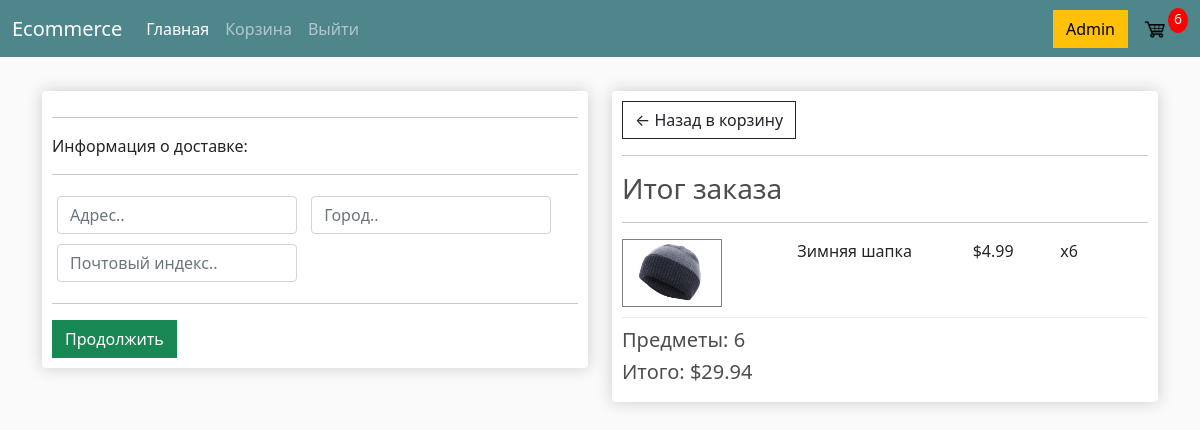
Screenshot of /checkout/ (signed in) with the database file from the repository.
### store/models.py (models this page shows, shortened)
class Customer(models.Model):
	user = models.OneToOneField(
			User,null = True,
			blank = True,
			on_delete = models.CASCADE
		)
	name = models.CharField(max_length = 200, null=True)
	email = models.CharField(max_length=200, null=True)
	class Meta:
		verbose_name = "Клиент"
		verbose_name_plural = "Клиенты"

class Order(models.Model):
	customer = models.ForeignKey(
			Customer,
			on_delete = models.SET_NULL,
			null = True,
			blank = True
		)
	date_ordered = models.DateTimeField(auto_now_add = True)
	complete = models.BooleanField(default = False)
	transaction_id = models.CharField(
			max_length = 200,
			null = True,
			blank = True)
	status = models.ForeignKey(
			Status,
			null = True,
			blank = True,
			on_delete = models.SET_NULL,
		)
	@property
	def get_cart_total(self):
		orderitems = self.orderitem_set.filter(product__draft = False)
		total = sum([item.get_total for item in orderitems])
		return total
	@property
	def get_cart_items(self):
		orderitems = self.orderitem_set.filter(product__draft = False)
		total = sum([item.quantity for item in orderitems])
		return total
	class Meta:
		verbose_name = "Заказ"
		verbose_name_plural = "Заказы"

class OrderItem(models.Model):
	product = models.ForeignKey(
			Product,
			on_delete = models.SET_NULL,
			null = True
		)
	order = models.ForeignKey(
			Order,
			on_delete = models.SET_NULL,
			null = True
		)
	quantity = models.PositiveSmallIntegerField(
			default = 0,
			null = True,
			blank = True
		)
	date_added = models.DateTimeField(auto_now_add = True)
	@property
	def get_total(self):
		total = self.product.get_price * self.quantity
		return total
	class Meta:
		verbose_name = "Заказанный продукт"
		verbose_name_plural = "Заказанные продукты"

class Product(models.Model):
	name = models.CharField("Название", max_length = 255, null = True)
	price = models.DecimalField(
			"Цена",
			max_digits = 7,
			decimal_places = 2
		)
	image = models.ImageField(
			"Картинка",
			upload_to = "products/",
			null = True,
			blank = True
		)
	draft = models.BooleanField("Черновик", default = False)
	category = models.ForeignKey(
			Category,
			related_name = 'products',
			on_delete = models.SET_NULL,
			null = True
		)
	discount = models.IntegerField(
			"Скидка (%)",
			validators = [
					MinValueValidator(0),
					MaxValueValidator(100)
				],
			default = 0
		)
	@property
	def get_price(self):
		x = (self.price * self.discount) / 100
		return round(self.price - x, 2)
	class Meta:
		verbose_name = "Продукт"
		verbose_name_plural = "Продукты"

### store/views.py (the view)
# urls.py: path("checkout/", views.checkout, name="checkout"),
def checkout(request):
	if not request.user.is_authenticated: # or cart is empty
		return redirect("home")
	order_and_items = get_order_and_items(request)
	order = order_and_items["order"]
	if len(order.orderitem_set.all()) == 0:
		return redirect("home")
	context = {
		"items": order_and_items["items"],
		"order": order,
	}
	return render(request, "store/checkout.html", context)

### store/templatetags/store_tags.py (called while the page is built)
@register.simple_tag()
def get_items_in_cart(request):
	return get_order_and_items(request)["cartItems"]

### store/utils.py (called while the page is built, shortened)
def get_order_and_items(request):
	if request.user.is_authenticated:
		try:
			customer = request.user.customer
		except:
			customer = Customer.objects.create(
					user = request.user,
					name = request.user.username,
					email = request.user.email
				)
			customer.save()
		order, created = Order.objects.get_or_create(
				customer=customer,
				complete=False
			)
		items = order.orderitem_set.filter(product__draft = False)
		cartItems = order.get_cart_items
	return {
		"order": order,
		"items": items,
		"cartItems": cartItems
	}

### store/templates/store/checkout.html (shortened to what this page needs)
{% extends 'base.html' %}
{% load static %}
{% block content %}
<div class="row">
	<div class="col-lg-6">
		<div class="box-element" id="form-wrapper">
			<form id="form">
				<div id="shipping-info">
					<hr>
					<p>Информация о доставке:</p>
					<hr>
					<div class="form-field">
						<input class="form-control" type="text" name="address" placeholder="Адрес.." required>
					</div>
					<div class="form-field">
						<input class="form-control" type="text" name="city" placeholder="Город.." required>
					</div>
					<div class="form-field">
						<input class="form-control" type="text" name="zipcode" placeholder="Почтовый индекс.." required>
					</div>
				</div>
				<hr>
				<input id="form-button" type="submit" value="Продолжить" class="btn btn-success btn-block">
			</form>
		</div>
		<br>
	</div>
	<div class="col-lg-6">
		<div class="box-element">
			<a href="{% url 'cart' %}" class="btn btn-outline-dark">&#x2190; Назад в корзину</a>
			<hr>
			<h3>Итог заказа</h3>
			<hr>
			{% for item in items %}
				<div class="cart-row">
					<div style="flex: 2;">
						{% if item.product.image.url %}
							<img src="{{ item.product.image.url }}"
							class="row-image" style="border: 1px solid gray;">
						{% else %}
							<img src="{% static 'img/no-image-found.png' %}"
							class="row-image" style="border: 1px solid gray;">
						{% endif %}
					</div>
					<div style="flex: 2;"><p>{{ item.product.name }}</p></div>
					<div style="flex: 1;"><p>${{ item.product.get_price }}</p></div>
					<div style="flex: 1;"><p>x{{ item.quantity }}</p></div>
				</div>
			{% endfor %}
			<h5>Предметы: {{ order.get_cart_items }}</h5>
			<h5>Итого: ${{ order.get_cart_total }}</h5>
		</div>
	</div>
</div>
{% endblock %}

### store/templates/base.html (shortened to what this page needs)
<!DOCTYPE html>
{% load static %}
<html>
<head>
	<link href="https://cdn.jsdelivr.net/npm/bootstrap@5.0.0-beta1/dist/css/bootstrap.min.css" rel="stylesheet">
  <link rel="stylesheet" type="text/css" href="{% static 'css/temp_style.css' %}">
</head>
<body class="body">
  <div class="wrapper">
<nav class="navbar navbar-expand-lg navbar-dark bg-dark">
  <div class="container-fluid">
    <a class="navbar-brand" href="{% url 'home' %}">Ecommerce</a>
    <div class="collapse navbar-collapse" id="navbarSupportedContent">
      <ul class="navbar-nav me-auto mb-2 mb-lg-0">
        <li class="nav-item">
          <a class="nav-link active" aria-current="page" href="{% url 'home' %}">Главная</a>
        </li>
        <li class="nav-item">
          <a class="nav-link" href="{% url 'cart' %}">Корзина</a>
        </li>
        {% if user.is_authenticated %}
          <li class="nav-item">
            <a class="nav-link" href="{% url 'logout' %}">Выйти</a>
          </li>
        {% endif %}
      </ul>
      {% if user.is_staff %}
        <a href="/admin" class="btn btn-warning">Admin</a>
      {% endif %}
      <a href="{% url 'cart' %}">
      	<img src="{% static 'img/cart-icon.png' %}" id="cart-icon">
      </a>
      {% load store_tags %}
      <p id="cart-total"> {% get_items_in_cart request=request %} </p>
    </div>
  </div>
</nav>
<div class="container">
	<br>
	{% block content %}
	{% endblock %}
</div>
</div>
</body>
</html>

### static/css/temp_style.css (style rules this page uses)
body { background-color: hsl(0, 0%, 98%); }
h1,h2,h3,h4,h5,h6 { color:hsl(0, 0%, 30%); }
.box-element { box-shadow:hsl(0, 0%, 80%) 0 0 16px; background-color: #fff; border-radius: 4px; padding: 10px; }
.bg-dark { background-color: #4f868c!important; }
#cart-icon { width:25px; display: inline-block; margin-left: 15px; }
#cart-total { display: block; text-align: center; color:#fff; background-color: red; width: 20px; height: 25px; border-radius: 50%; font-size: 14px; }
.col-lg-4, .col-lg-6, .col-lg-8, .col-lg-12 { margin-top: 10px; }
.btn { border-radius: 0; }
.row-image { width: 100px; }
.form-field { width:250px; display: inline-block; padding: 5px; }
.cart-row { display: flex; align-items: flex-stretch; padding-bottom: 10px; margin-bottom: 10px; border-bottom: 1px solid #ececec; }

### rows the page displays
OrderItem: product.image (picture), product.name "Зимняя шапка", product.get_price "4.99", quantity "6"
Order: get_cart_items "6", get_cart_total "29.94"
